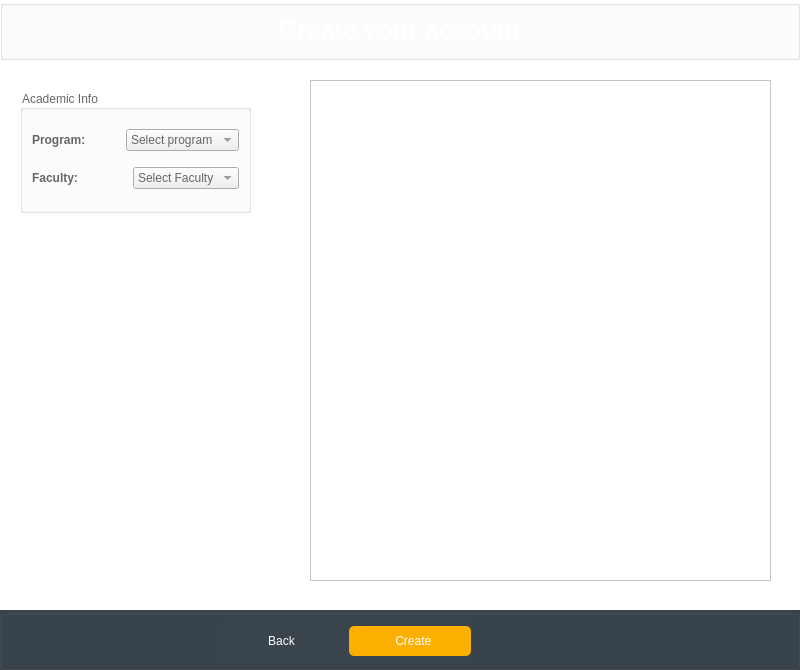
<?xml version="1.0" encoding="UTF-8"?>
<ui version="4.0">
 <class>Register</class>
 <widget class="QDialog" name="Register">
  <property name="geometry">
   <rect>
    <x>0</x>
    <y>0</y>
    <width>800</width>
    <height>670</height>
   </rect>
  </property>
  <property name="minimumSize">
   <size>
    <width>800</width>
    <height>670</height>
   </size>
  </property>
  <property name="maximumSize">
   <size>
    <width>800</width>
    <height>670</height>
   </size>
  </property>
  <property name="windowTitle">
   <string>Sign Up</string>
  </property>
  <property name="styleSheet">
   <string notr="true">background-color:#ffffff;</string>
  </property>
  <widget class="QGroupBox" name="Header">
   <property name="geometry">
    <rect>
     <x>0</x>
     <y>0</y>
     <width>800</width>
     <height>60</height>
    </rect>
   </property>
   <property name="minimumSize">
    <size>
     <width>800</width>
     <height>60</height>
    </size>
   </property>
   <property name="maximumSize">
    <size>
     <width>400</width>
     <height>60</height>
    </size>
   </property>
   <property name="styleSheet">
    <string notr="true">background: url(:/images/background.jpg);
background-position:center;
background-repeat: no-repeat;</string>
   </property>
   <property name="title">
    <string/>
   </property>
   <widget class="QLabel" name="label">
    <property name="geometry">
     <rect>
      <x>0</x>
      <y>20</y>
      <width>800</width>
      <height>20</height>
     </rect>
    </property>
    <property name="minimumSize">
     <size>
      <width>800</width>
      <height>20</height>
     </size>
    </property>
    <property name="maximumSize">
     <size>
      <width>800</width>
      <height>20</height>
     </size>
    </property>
    <property name="font">
     <font>
      <pointsize>19</pointsize>
      <weight>62</weight>
      <bold>true</bold>
     </font>
    </property>
    <property name="styleSheet">
     <string notr="true">font-weight:500;
color:#ffffff;
background: none;</string>
    </property>
    <property name="text">
     <string>Create your account</string>
    </property>
    <property name="alignment">
     <set>Qt::AlignCenter</set>
    </property>
   </widget>
  </widget>
  <widget class="QStackedWidget" name="stackedWidgetRegister">
   <property name="geometry">
    <rect>
     <x>-10</x>
     <y>60</y>
     <width>811</width>
     <height>611</height>
    </rect>
   </property>
   <property name="currentIndex">
    <number>1</number>
   </property>
   <widget class="QWidget" name="personInfo">
    <widget class="QGroupBox" name="userInfogroupBox_2">
     <property name="geometry">
      <rect>
       <x>420</x>
       <y>110</y>
       <width>371</width>
       <height>430</height>
      </rect>
     </property>
     <property name="minimumSize">
      <size>
       <width>371</width>
       <height>430</height>
      </size>
     </property>
     <property name="maximumSize">
      <size>
       <width>371</width>
       <height>430</height>
      </size>
     </property>
     <property name="styleSheet">
      <string notr="true">color:#666;
background-color:none;</string>
     </property>
     <property name="title">
      <string>Security Questions</string>
     </property>
     <widget class="QWidget" name="layoutWidget">
      <property name="geometry">
       <rect>
        <x>10</x>
        <y>40</y>
        <width>351</width>
        <height>381</height>
       </rect>
      </property>
      <layout class="QVBoxLayout" name="verticalLayout">
       <item>
        <widget class="QLabel" name="firstQuestion_RegForm">
         <property name="font">
          <font>
           <weight>75</weight>
           <bold>true</bold>
          </font>
         </property>
         <property name="styleSheet">
          <string notr="true">background-color:none;</string>
         </property>
         <property name="text">
          <string>Question 1:</string>
         </property>
        </widget>
       </item>
       <item>
        <widget class="QComboBox" name="comboBox">
         <property name="minimumSize">
          <size>
           <width>0</width>
           <height>30</height>
          </size>
         </property>
         <property name="maximumSize">
          <size>
           <width>16777215</width>
           <height>30</height>
          </size>
         </property>
         <property name="styleSheet">
          <string notr="true">background:#ffffff;
color:#333;</string>
         </property>
         <item>
          <property name="text">
           <string>Select Question</string>
          </property>
         </item>
         <item>
          <property name="text">
           <string>Question one here DEMO</string>
          </property>
         </item>
         <item>
          <property name="text">
           <string>Question two here DEMO</string>
          </property>
         </item>
         <item>
          <property name="text">
           <string>Question three here DEMO</string>
          </property>
         </item>
         <item>
          <property name="text">
           <string>Question four here DEMO</string>
          </property>
         </item>
         <item>
          <property name="text">
           <string>Question five here DEMO</string>
          </property>
         </item>
        </widget>
       </item>
       <item>
        <widget class="QLineEdit" name="firtstQuestionAnswer_RegFormLineEdit">
         <property name="minimumSize">
          <size>
           <width>0</width>
           <height>30</height>
          </size>
         </property>
         <property name="maximumSize">
          <size>
           <width>16777215</width>
           <height>30</height>
          </size>
         </property>
         <property name="styleSheet">
          <string notr="true">background-color:#ffffff;
color: #333;</string>
         </property>
        </widget>
       </item>
       <item>
        <widget class="QLabel" name="secondQuestion_RegForm">
         <property name="font">
          <font>
           <weight>75</weight>
           <bold>true</bold>
          </font>
         </property>
         <property name="styleSheet">
          <string notr="true">background-color:none;</string>
         </property>
         <property name="text">
          <string>Question 2:</string>
         </property>
        </widget>
       </item>
       <item>
        <widget class="QComboBox" name="comboBox_3">
         <property name="minimumSize">
          <size>
           <width>0</width>
           <height>30</height>
          </size>
         </property>
         <property name="maximumSize">
          <size>
           <width>16777215</width>
           <height>30</height>
          </size>
         </property>
         <property name="styleSheet">
          <string notr="true">background:#ffffff;
color:#333;</string>
         </property>
         <item>
          <property name="text">
           <string>Select Question</string>
          </property>
         </item>
         <item>
          <property name="text">
           <string>Question one here DEMO</string>
          </property>
         </item>
         <item>
          <property name="text">
           <string>Question two here DEMO</string>
          </property>
         </item>
         <item>
          <property name="text">
           <string>Question three here DEMO</string>
          </property>
         </item>
         <item>
          <property name="text">
           <string>Question four here DEMO</string>
          </property>
         </item>
         <item>
          <property name="text">
           <string>Question five here DEMO</string>
          </property>
         </item>
        </widget>
       </item>
       <item>
        <widget class="QLineEdit" name="secondQuestionAnswer_RegFormLineEdit">
         <property name="minimumSize">
          <size>
           <width>0</width>
           <height>30</height>
          </size>
         </property>
         <property name="maximumSize">
          <size>
           <width>16777215</width>
           <height>30</height>
          </size>
         </property>
         <property name="styleSheet">
          <string notr="true">background-color:#ffffff;
color: #333;</string>
         </property>
        </widget>
       </item>
       <item>
        <widget class="QLabel" name="thirdQuestion_RegForm">
         <property name="font">
          <font>
           <weight>75</weight>
           <bold>true</bold>
          </font>
         </property>
         <property name="styleSheet">
          <string notr="true">background-color:none;</string>
         </property>
         <property name="text">
          <string>Question 3:</string>
         </property>
        </widget>
       </item>
       <item>
        <widget class="QComboBox" name="comboBox_2">
         <property name="minimumSize">
          <size>
           <width>0</width>
           <height>30</height>
          </size>
         </property>
         <property name="maximumSize">
          <size>
           <width>16777215</width>
           <height>30</height>
          </size>
         </property>
         <property name="styleSheet">
          <string notr="true">background:#ffffff;
color:#333;</string>
         </property>
         <item>
          <property name="text">
           <string>Select Question</string>
          </property>
         </item>
         <item>
          <property name="text">
           <string>Question one here DEMO</string>
          </property>
         </item>
         <item>
          <property name="text">
           <string>Question two here DEMO</string>
          </property>
         </item>
         <item>
          <property name="text">
           <string>Question three here DEMO</string>
          </property>
         </item>
         <item>
          <property name="text">
           <string>Question four here DEMO</string>
          </property>
         </item>
         <item>
          <property name="text">
           <string>Question five here DEMO</string>
          </property>
         </item>
        </widget>
       </item>
       <item>
        <widget class="QLineEdit" name="thirdQuestionAnswer_RegFormLineEdit">
         <property name="minimumSize">
          <size>
           <width>0</width>
           <height>30</height>
          </size>
         </property>
         <property name="maximumSize">
          <size>
           <width>16777215</width>
           <height>30</height>
          </size>
         </property>
         <property name="styleSheet">
          <string notr="true">background-color:#ffffff;
color: #333;</string>
         </property>
        </widget>
       </item>
      </layout>
     </widget>
    </widget>
    <widget class="QGroupBox" name="userInfogroupBox">
     <property name="geometry">
      <rect>
       <x>20</x>
       <y>280</y>
       <width>371</width>
       <height>245</height>
      </rect>
     </property>
     <property name="minimumSize">
      <size>
       <width>371</width>
       <height>245</height>
      </size>
     </property>
     <property name="maximumSize">
      <size>
       <width>371</width>
       <height>245</height>
      </size>
     </property>
     <property name="styleSheet">
      <string notr="true">color:#666;
background-color:none;</string>
     </property>
     <property name="title">
      <string>Account Details</string>
     </property>
     <widget class="QWidget" name="layoutWidget1_3">
      <property name="geometry">
       <rect>
        <x>10</x>
        <y>40</y>
        <width>351</width>
        <height>191</height>
       </rect>
      </property>
      <layout class="QVBoxLayout" name="verticalLayout_2">
       <item>
        <widget class="QLabel" name="userName_RegForm">
         <property name="font">
          <font>
           <weight>75</weight>
           <bold>true</bold>
          </font>
         </property>
         <property name="styleSheet">
          <string notr="true">background-color:none;</string>
         </property>
         <property name="text">
          <string>User Name:</string>
         </property>
        </widget>
       </item>
       <item>
        <widget class="QLineEdit" name="userName_RegFormLineEdit">
         <property name="minimumSize">
          <size>
           <width>0</width>
           <height>30</height>
          </size>
         </property>
         <property name="maximumSize">
          <size>
           <width>16777215</width>
           <height>30</height>
          </size>
         </property>
         <property name="styleSheet">
          <string notr="true">background-color:#ffffff;
color: #333;</string>
         </property>
        </widget>
       </item>
       <item>
        <widget class="QLabel" name="password_RegForm">
         <property name="font">
          <font>
           <weight>75</weight>
           <bold>true</bold>
          </font>
         </property>
         <property name="styleSheet">
          <string notr="true">background-color:none;</string>
         </property>
         <property name="text">
          <string>Password:</string>
         </property>
        </widget>
       </item>
       <item>
        <widget class="QLineEdit" name="password_RegFormLineEdit">
         <property name="minimumSize">
          <size>
           <width>0</width>
           <height>30</height>
          </size>
         </property>
         <property name="maximumSize">
          <size>
           <width>16777215</width>
           <height>30</height>
          </size>
         </property>
         <property name="styleSheet">
          <string notr="true">background-color:#ffffff;
color: #333;</string>
         </property>
         <property name="echoMode">
          <enum>QLineEdit::Password</enum>
         </property>
        </widget>
       </item>
       <item>
        <widget class="QLabel" name="email_RegForm">
         <property name="font">
          <font>
           <weight>75</weight>
           <bold>true</bold>
          </font>
         </property>
         <property name="styleSheet">
          <string notr="true">background-color:none;</string>
         </property>
         <property name="text">
          <string>Email:</string>
         </property>
        </widget>
       </item>
       <item>
        <widget class="QLineEdit" name="email_RegFormLineEdit">
         <property name="minimumSize">
          <size>
           <width>0</width>
           <height>30</height>
          </size>
         </property>
         <property name="maximumSize">
          <size>
           <width>16777215</width>
           <height>30</height>
          </size>
         </property>
         <property name="styleSheet">
          <string notr="true">background-color:#ffffff;
color: #333;</string>
         </property>
         <property name="placeholderText">
          <string/>
         </property>
        </widget>
       </item>
      </layout>
     </widget>
    </widget>
    <widget class="QGroupBox" name="personalInfogroupBox">
     <property name="geometry">
      <rect>
       <x>20</x>
       <y>10</y>
       <width>371</width>
       <height>241</height>
      </rect>
     </property>
     <property name="minimumSize">
      <size>
       <width>371</width>
       <height>241</height>
      </size>
     </property>
     <property name="maximumSize">
      <size>
       <width>371</width>
       <height>241</height>
      </size>
     </property>
     <property name="styleSheet">
      <string notr="true">color:#666;
background: transparent;
</string>
     </property>
     <property name="title">
      <string>Personal Info</string>
     </property>
     <widget class="QLabel" name="firstName_RegForm">
      <property name="geometry">
       <rect>
        <x>11</x>
        <y>42</y>
        <width>75</width>
        <height>16</height>
       </rect>
      </property>
      <property name="font">
       <font>
        <weight>75</weight>
        <bold>true</bold>
       </font>
      </property>
      <property name="styleSheet">
       <string notr="true">background-color:none;</string>
      </property>
      <property name="text">
       <string>First Name:</string>
      </property>
     </widget>
     <widget class="QLineEdit" name="firstName_RegFormLineEdit">
      <property name="geometry">
       <rect>
        <x>11</x>
        <y>66</y>
        <width>341</width>
        <height>30</height>
       </rect>
      </property>
      <property name="minimumSize">
       <size>
        <width>0</width>
        <height>30</height>
       </size>
      </property>
      <property name="maximumSize">
       <size>
        <width>16777215</width>
        <height>30</height>
       </size>
      </property>
      <property name="styleSheet">
       <string notr="true">background-color:#ffffff;
color: #333;</string>
      </property>
     </widget>
     <widget class="QLineEdit" name="middleName_RegFormLineEdit">
      <property name="enabled">
       <bool>true</bool>
      </property>
      <property name="geometry">
       <rect>
        <x>11</x>
        <y>139</y>
        <width>341</width>
        <height>30</height>
       </rect>
      </property>
      <property name="minimumSize">
       <size>
        <width>0</width>
        <height>30</height>
       </size>
      </property>
      <property name="maximumSize">
       <size>
        <width>16777215</width>
        <height>30</height>
       </size>
      </property>
      <property name="styleSheet">
       <string notr="true">background-color:#ffffff;
color: #333;</string>
      </property>
      <property name="placeholderText">
       <string>(Optional)</string>
      </property>
     </widget>
     <widget class="QLabel" name="lastName_RegForm">
      <property name="geometry">
       <rect>
        <x>11</x>
        <y>179</y>
        <width>72</width>
        <height>16</height>
       </rect>
      </property>
      <property name="font">
       <font>
        <weight>75</weight>
        <bold>true</bold>
       </font>
      </property>
      <property name="styleSheet">
       <string notr="true">background-color:none;</string>
      </property>
      <property name="text">
       <string>Last Name:</string>
      </property>
     </widget>
     <widget class="QLineEdit" name="lastName_RegFormLineEdit">
      <property name="geometry">
       <rect>
        <x>11</x>
        <y>203</y>
        <width>341</width>
        <height>30</height>
       </rect>
      </property>
      <property name="minimumSize">
       <size>
        <width>0</width>
        <height>30</height>
       </size>
      </property>
      <property name="maximumSize">
       <size>
        <width>16777215</width>
        <height>30</height>
       </size>
      </property>
      <property name="styleSheet">
       <string notr="true">background-color:#ffffff;
color: #333;</string>
      </property>
     </widget>
     <widget class="QCheckBox" name="middleNamecheckBox">
      <property name="geometry">
       <rect>
        <x>10</x>
        <y>110</y>
        <width>111</width>
        <height>20</height>
       </rect>
      </property>
      <property name="font">
       <font>
        <weight>75</weight>
        <bold>true</bold>
       </font>
      </property>
      <property name="text">
       <string>Middle Name</string>
      </property>
     </widget>
    </widget>
    <widget class="QGroupBox" name="Footer">
     <property name="geometry">
      <rect>
       <x>10</x>
       <y>550</y>
       <width>800</width>
       <height>60</height>
      </rect>
     </property>
     <property name="minimumSize">
      <size>
       <width>800</width>
       <height>60</height>
      </size>
     </property>
     <property name="maximumSize">
      <size>
       <width>800</width>
       <height>60</height>
      </size>
     </property>
     <property name="styleSheet">
      <string notr="true">background:#3a444c;</string>
     </property>
     <property name="title">
      <string/>
     </property>
     <widget class="QWidget" name="layoutWidget1_6">
      <property name="geometry">
       <rect>
        <x>220</x>
        <y>10</y>
        <width>251</width>
        <height>42</height>
       </rect>
      </property>
      <layout class="QHBoxLayout" name="horizontalLayout_3">
       <item>
        <widget class="QPushButton" name="cancelSignUpButton">
         <property name="styleSheet">
          <string notr="true">color: #ffffff;
border:0;
height:30px;
border-radius:5px;</string>
         </property>
         <property name="text">
          <string>Sign instead</string>
         </property>
        </widget>
       </item>
       <item>
        <widget class="QPushButton" name="signUpNextButton">
         <property name="styleSheet">
          <string notr="true">background:#fbaf01;
color: #ffffff;
border:0;
height:30px;
border-radius:5px;</string>
         </property>
         <property name="text">
          <string>Next</string>
         </property>
         <property name="icon">
          <iconset>
           <normaloff>:/images/userAdd.png</normaloff>:/images/userAdd.png</iconset>
         </property>
         <property name="autoDefault">
          <bool>false</bool>
         </property>
         <property name="default">
          <bool>false</bool>
         </property>
        </widget>
       </item>
      </layout>
     </widget>
    </widget>
    <widget class="QGroupBox" name="accountTypegroupBox">
     <property name="geometry">
      <rect>
       <x>420</x>
       <y>0</y>
       <width>371</width>
       <height>100</height>
      </rect>
     </property>
     <property name="minimumSize">
      <size>
       <width>0</width>
       <height>100</height>
      </size>
     </property>
     <property name="maximumSize">
      <size>
       <width>371</width>
       <height>100</height>
      </size>
     </property>
     <property name="styleSheet">
      <string notr="true">color:#666;
background-color:none;</string>
     </property>
     <property name="title">
      <string>Academics Type</string>
     </property>
     <widget class="QLineEdit" name="studentIdRegFormLineEdit">
      <property name="enabled">
       <bool>true</bool>
      </property>
      <property name="geometry">
       <rect>
        <x>20</x>
        <y>60</y>
        <width>341</width>
        <height>30</height>
       </rect>
      </property>
      <property name="minimumSize">
       <size>
        <width>0</width>
        <height>30</height>
       </size>
      </property>
      <property name="maximumSize">
       <size>
        <width>16777215</width>
        <height>30</height>
       </size>
      </property>
      <property name="styleSheet">
       <string notr="true">background-color:#ffffff;
color: #333;</string>
      </property>
      <property name="placeholderText">
       <string>(Student ID)</string>
      </property>
     </widget>
     <widget class="QWidget" name="layoutWidget">
      <property name="geometry">
       <rect>
        <x>30</x>
        <y>30</y>
        <width>161</width>
        <height>20</height>
       </rect>
      </property>
      <layout class="QHBoxLayout" name="horizontalLayout_4">
       <item>
        <widget class="QRadioButton" name="studentRadioButton">
         <property name="text">
          <string>Student</string>
         </property>
        </widget>
       </item>
       <item>
        <widget class="QRadioButton" name="lecturerRadioButton">
         <property name="text">
          <string>Lecturer</string>
         </property>
        </widget>
       </item>
      </layout>
     </widget>
    </widget>
   </widget>
   <widget class="QWidget" name="academic">
    <widget class="QGroupBox" name="academicGroupBox">
     <property name="geometry">
      <rect>
       <x>30</x>
       <y>30</y>
       <width>231</width>
       <height>123</height>
      </rect>
     </property>
     <property name="minimumSize">
      <size>
       <width>0</width>
       <height>0</height>
      </size>
     </property>
     <property name="maximumSize">
      <size>
       <width>371</width>
       <height>200</height>
      </size>
     </property>
     <property name="styleSheet">
      <string notr="true">color:#666;
background-color:none;</string>
     </property>
     <property name="title">
      <string>Academic Info</string>
     </property>
     <layout class="QVBoxLayout" name="verticalLayout_3">
      <item>
       <layout class="QHBoxLayout" name="horizontalLayout_5">
        <item>
         <widget class="QLabel" name="programLabel">
          <property name="font">
           <font>
            <weight>75</weight>
            <bold>true</bold>
           </font>
          </property>
          <property name="styleSheet">
           <string notr="true">background-color:none;</string>
          </property>
          <property name="text">
           <string>Program:</string>
          </property>
         </widget>
        </item>
        <item>
         <widget class="QComboBox" name="programComboBox">
          <item>
           <property name="text">
            <string>Select program</string>
           </property>
          </item>
          <item>
           <property name="text">
            <string>Associates</string>
           </property>
          </item>
          <item>
           <property name="text">
            <string>Bachelors</string>
           </property>
          </item>
         </widget>
        </item>
       </layout>
      </item>
      <item>
       <layout class="QHBoxLayout" name="horizontalLayout_2">
        <item>
         <widget class="QLabel" name="facultyLabel">
          <property name="font">
           <font>
            <weight>75</weight>
            <bold>true</bold>
           </font>
          </property>
          <property name="styleSheet">
           <string notr="true">background-color:none;</string>
          </property>
          <property name="text">
           <string>Faculty:</string>
          </property>
         </widget>
        </item>
        <item>
         <widget class="QComboBox" name="facultyComboBox">
          <item>
           <property name="text">
            <string>Select Faculty</string>
           </property>
          </item>
         </widget>
        </item>
       </layout>
      </item>
     </layout>
    </widget>
    <widget class="QGroupBox" name="groupBoxRegBottom">
     <property name="geometry">
      <rect>
       <x>10</x>
       <y>550</y>
       <width>800</width>
       <height>60</height>
      </rect>
     </property>
     <property name="minimumSize">
      <size>
       <width>800</width>
       <height>60</height>
      </size>
     </property>
     <property name="maximumSize">
      <size>
       <width>800</width>
       <height>60</height>
      </size>
     </property>
     <property name="styleSheet">
      <string notr="true">background:#3a444c;</string>
     </property>
     <property name="title">
      <string/>
     </property>
     <widget class="QWidget" name="layoutWidget1">
      <property name="geometry">
       <rect>
        <x>220</x>
        <y>10</y>
        <width>251</width>
        <height>42</height>
       </rect>
      </property>
      <layout class="QHBoxLayout" name="horizontalLayout">
       <item>
        <widget class="QPushButton" name="backSignUpButton">
         <property name="styleSheet">
          <string notr="true">color: #ffffff;
border:0;
height:30px;
border-radius:5px;</string>
         </property>
         <property name="text">
          <string>Back</string>
         </property>
        </widget>
       </item>
       <item>
        <widget class="QPushButton" name="signUpButton">
         <property name="styleSheet">
          <string notr="true">background:#fbaf01;
color: #ffffff;
border:0;
height:30px;
border-radius:5px;</string>
         </property>
         <property name="text">
          <string>  Create</string>
         </property>
         <property name="icon">
          <iconset>
           <normaloff>:/images/userAdd.png</normaloff>:/images/userAdd.png</iconset>
         </property>
         <property name="autoDefault">
          <bool>false</bool>
         </property>
         <property name="default">
          <bool>false</bool>
         </property>
        </widget>
       </item>
      </layout>
     </widget>
    </widget>
    <widget class="QTableView" name="tableView">
     <property name="geometry">
      <rect>
       <x>320</x>
       <y>20</y>
       <width>461</width>
       <height>501</height>
      </rect>
     </property>
    </widget>
   </widget>
  </widget>
 </widget>
 <resources/>
 <connections/>
</ui>
